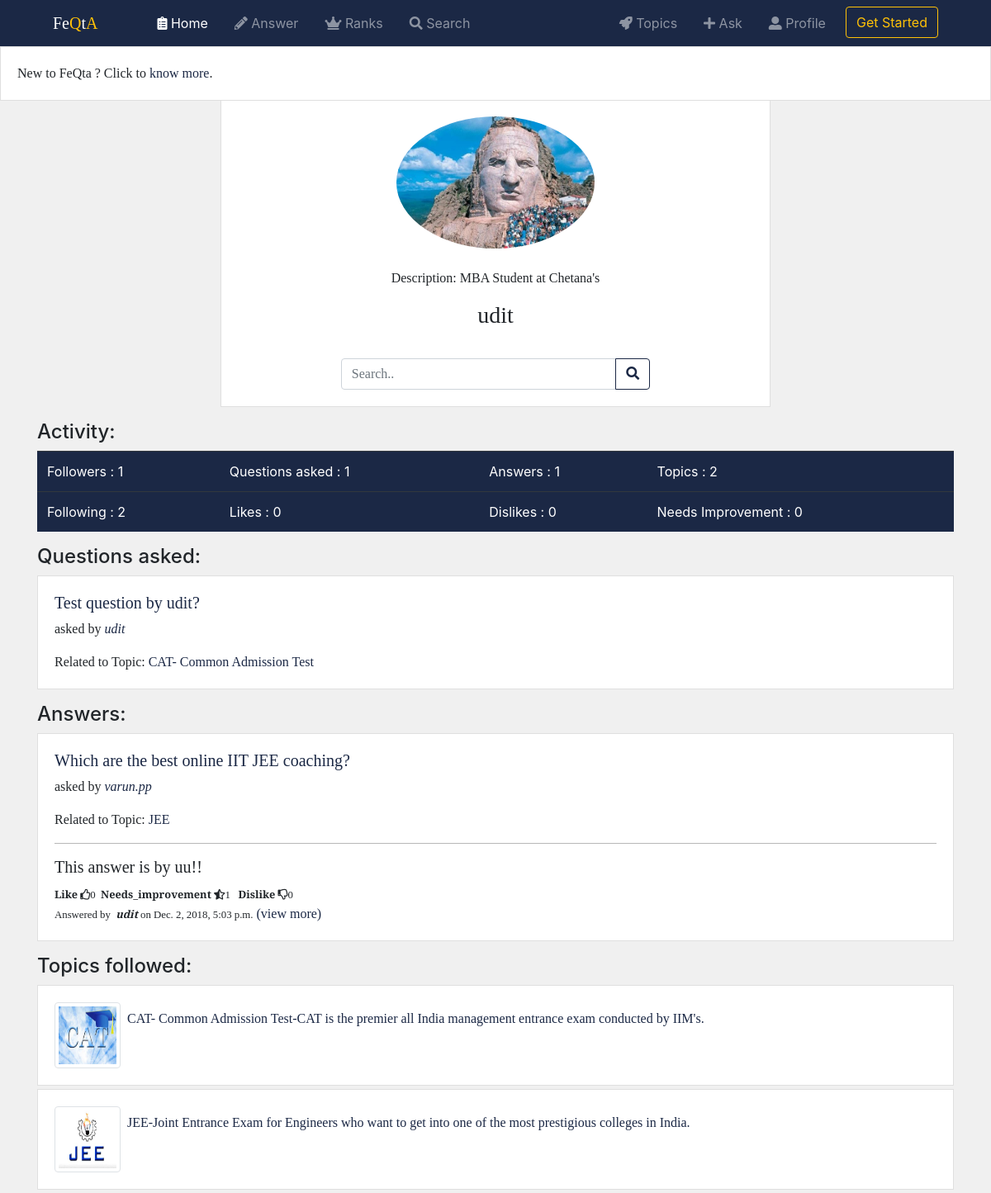
Screenshot of /FeQta/profile/udit/ with the database file from the repository.
### FeQta/models.py (models this page shows, shortened)
class Profile(models.Model):
    user = models.OneToOneField(User, on_delete=models.CASCADE)  # user.profile
    followers = models.ManyToManyField(User, related_name='is_following', blank=True)
    timestamp = models.DateTimeField(auto_now_add=True)
    updated = models.DateTimeField(auto_now=True)
    desc = models.TextField(max_length=200, blank=True, null=True)
    pic = models.FileField(null=True, blank=True)
    score = models.IntegerField(default=0, blank=True, null=True)
    objects = ProfileManager()
    class Meta:
        ordering = ['-score']
    def get_absolute_url(self):
        return reverse('FeQta:profile_detail', kwargs={'username': self.user.username})

class Question(models.Model):
    owner = models.ForeignKey(User, on_delete=models.CASCADE)
    topic = models.ForeignKey(Topic, on_delete=models.CASCADE)
    question = models.TextField()
    desc = models.TextField(null=True, blank=True)
    slug = models.SlugField(null=True, blank=True)
    followers = models.ManyToManyField(User, related_name='question_followed_by', blank=True)
    objects = QuestionManager()
    timestamp = models.DateTimeField(auto_now_add=True)
    updated = models.DateTimeField(auto_now=True)
    class Meta:
        ordering = ['-updated', '-timestamp']
    def get_absolute_url(self):
        return reverse('FeQta:question_detail', kwargs={'slug': self.slug})

class Topic(models.Model):
    name = models.CharField(max_length=100)
    desc = models.CharField(max_length=300, blank=True)
    followers = models.ManyToManyField(User, related_name='topics_followed', blank=True)
    topic_logo = models.FileField()
    slug = models.SlugField(null=True, blank=True)
    objects = TopicManager()
    def __str__(self):
        return self.name + '-' + self.desc
    def get_absolute_url(self):
        return reverse('FeQta:topic_detail', kwargs={'slug': self.slug})

class Answer(models.Model):
    owner = models.ForeignKey(User, on_delete=models.CASCADE)
    question = models.ForeignKey(Question, on_delete=models.CASCADE)
    answer = models.TextField(max_length=20000)
    likes = models.ManyToManyField(User, related_name='answers_liked', blank=True)
    needs_improvement = models.ManyToManyField(User, related_name='answers_needimp', blank=True)
    dislikes = models.ManyToManyField(User, related_name='answers_disliked', blank=True)
    timestamp = models.DateTimeField(auto_now_add=True)
    updated = models.DateTimeField(auto_now=True)
    slug = models.SlugField(null=True, blank=True)
    objects = AnswerManager()
    class Meta:
        ordering = ['-updated', '-timestamp']
    def get_absolute_url(self):
        return reverse('FeQta:answer_detail', kwargs={'slug': self.slug})

### FeQta/views.py (the view)
# urls.py: path('profile/<username>/', views.ProfileDetailView.as_view(), name="profile_detail"),
class ProfileDetailView(DetailView):
    template_name = 'FeQta/profile_detail.html'
    def get_object(self):
        username = self.kwargs.get('username')
        if username is None:
            raise 404
        return get_object_or_404(Profile, user__username__iexact=username)
    def get_context_data(self, *args, **kwargs):
        context = super(ProfileDetailView, self).get_context_data(*args, **kwargs)
        user = self.object.user
        print(user)
        print(self.request.user)
        if self.request.user.is_authenticated:
            if user.is_authenticated:
                is_following = False
            if user.profile in self.request.user.is_following.all():
                is_following = True
            context['is_following'] = is_following
        query = self.request.GET.get('q')
        qs = Question.objects.filter(owner=user)  # user.question_set.all().count()
        qs2 = Answer.objects.filter(owner=user)  # user.answer_set.all().count()
        qs3 = user.topics_followed.all()  # Topic.objects.filter(followers=user)
        context['count'] = user.profile.followers.all().count()
        context['count0'] = user.is_following.all().count()
        context['count1'] = qs.count()
        context['count2'] = qs2.count()
        context['count3'] = qs3.count()
        context['count4'] = user.answers_liked.all().count()
        context['count5'] = user.answers_needimp.all().count()
        context['count6'] = user.answers_disliked.all().count()
        if query:
            qs = qs.search(query)  # only owner=user questions
            qs3 = qs3.search(query)
            qs2 = qs2.search(query)
        if qs:
            context['questions'] = qs
        if qs2:
            context['answers'] = qs2
        if qs3:
            context['topics'] = qs3
        return context

### FeQta/models.py (called while the page is built)
    def get_queryset(self):
        return TopicQuerySet(self.model, using=self._db)

    def get_queryset(self):
        return QuestionQuerySet(self.model, using=self._db)

    def get_queryset(self):
        return AnswerQuerySet(self.model, using=self._db)

### FeQta/templates/FeQta/profile_detail.html (shortened to what this page needs)
{% extends "base.html" %}
{% block body %}
    <div class="card text-center " style="width: 60%;margin-left:20%; ">
        <div class="card-body">
            <span class="parent">
            {% if profile.pic %}
            <img class="card-img-top img-fluid" src="{{ profile.pic.url }}"
                   /><br/><br/>
            {%else%}
            <img class="card-img-top img-fluid" src="/media/default_img.png"
                   /><br/><br/>
            {% endif %}
            </span>
            {% if profile.desc %}
            <p class="card-text">Description: {{ profile.desc }}</p>
            {% else %}
            <p>Description: -</p>
            {% endif %}
            <h3 class="card-title">{{profile.user.username }}</h3><br/>
            <form class="form" method="get" action=".">
                <div class="input-group" style="width: 60%;margin-left:20%">
                 <input type="search" class="form-control" placeholder="Search.."
                   aria-label="search" aria-describedby="button"  name="q">
                <div class="input-group-append">
                    <button type="submit" class="btn btn-outline-secondary follow-btn" id="button" value="request.GET.q"><i class="fas fa-search"></i></button>
                </div>
                </div>
            </form>
        </div>
    </div>
    <div class="mt-3">
        <h4>Activity:</h4>
                <table class="table  table-dark mb-1">
                    <tr>
                        <td scope="row">Followers : {{ count }}</td>
                        <td >Questions asked : {{ count1 }}</td>
                        <td >Answers : {{ count2 }}</td>
                        <td >Topics : {{ count3 }}</td>
                     </tr>
                    <tr>
                        <td scope="row">Following : {{ count0 }}</td>
                        <td >Likes : {{ count4 }}</td>
                        <td >Dislikes : {{ count6 }}</td>
                        <td >Needs Improvement : {{ count5 }}</td>
                     </tr>
                </table>
    </div>
    <div class="mt-3">
        <h4>Questions asked:</h4>
        {% if questions %}
            {% for ques in questions %}
                {% include 'FeQta/snippets/question_card.html'%}
            {% endfor %}
        {% else %}
            <p class='lead'>No Questions Found</p>
        {% endif %}
    </div>
    <div class="mt-3">
        <h4>Answers:</h4>
        {% if answers %}
        {% for ans in answers %}
            <div class="card mb-1">
                    <div class="card-body">
                        <h5><a href="{{ans.question.get_absolute_url}}">{{ ans.question.question }}</a></h5>
                        <p class="card-text">asked by <i><a href="{{ans.question.owner.profile.get_absolute_url}}">
                            {{ ans.question.owner.username }}</a></i></p>
                        <p class="card-text">Related to Topic: <a href="{{ans.question.topic.get_absolute_url}}">
                            {{ans.question.topic.name}}</a> </p>
                        <hr style="background-color: #ccc">
                        {% include 'FeQta/snippets/answer_card.html'%}
                    </div>
            </div>
        {% endfor %}
        {% else %}
            <p class='lead'>No Answers Found</p>
        {% endif %}
    </div>
    <div class="mt-3">
        <h4>Topics followed:</h4>
        {% if topics %}
            {% for topic in topics %}
                {% include 'FeQta/snippets/topic_card.html'%}
            {% endfor %}
        {% else %}
            <p class='lead'>No Topics Found</p>
        {% endif %}
    </div>
{% endblock %}

### FeQta/templates/FeQta/snippets/question_card.html (shortened to what this page needs)
<div class="card mb-1">
    <div class="card-body">
        <h5><a href="{{ques.get_absolute_url}}">{{ ques.question }}</a></h5>
        <p class="card-text">asked by <i><a href="{{ques.owner.profile.get_absolute_url}}">{{ ques.owner.username }}
            </a></i></p>
        <p class="card-text">Related to Topic: <a href="{{ques.topic.get_absolute_url}}">{{ques.topic.name}}</a> </p>
    </div>
</div>

### FeQta/templates/FeQta/snippets/answer_card.html
<h5 class="card-text" style="height:25px;overflow: hidden">{{ ans.answer }}</h5>
<small><b>Like</b>&nbsp;<i class="far fa-thumbs-up"></i>{{ ans.likes.count }}&nbsp;&nbsp;<b>Needs_improvement</b>&nbsp;<i class="fas fa-star-half-alt"></i>{{ans.needs_improvement.count}}&nbsp;&nbsp;
    <b>Dislike</b>&nbsp;<i class="far fa-thumbs-down"></i>{{ans.dislikes.count}}</small><br/>
<small>Answered by &nbsp;<i><b>{{ans.owner}}</b></i>&nbsp;on
{{ans.timestamp}}</small>
<a href="{{ans.get_absolute_url}}">(view more)</a>

### FeQta/templates/FeQta/snippets/topic_card.html
<div class="card mb-1">
    <div class="card-body">
        <p class="card-title"><img src="{{ topic.topic_logo.url }}"
              class="rounded float-left mr-2 img-thumbnail img-fluid" style="width:5em;height:5em">
            <a class="nav-link" style="color:#1b2845;"
              href="{{ topic.get_absolute_url }}">{{ topic }}</a></p>
    </div>
</div>

### templates/snippets/css.html (style rules this page uses)
body { background: #f0f0f0; }
a { color: #1b2845; }
.card { border-radius: 0; font-family: 'Merriweather', serif; }
.follow-btn { color: #1b2845; border-color: #1b2845; }

### FeQta/templates/FeQta/profile_detail.html (style rules this page uses)
.table-dark { background-color: #1b2845; }
.img-fluid { max-width:15em; max-height: 15em; height: auto; border-radius: 100%; transition: .5s ease; backface-visibility: hidden; }

### rows the page displays
Profile: pic (picture), desc "MBA Student at Chetana's", user.username "udit"
Question: question "Test question by udit?", owner.username "udit", topic.name "CAT- Common Admission Test"
Answer: question.question "Which are the best online IIT JEE coaching?", question.owner.username "varun.pp", question.topic.name "JEE", answer "This answer is by uu!!", likes.count "0", needs_improvement.count "1", dislikes.count "0", owner "udit", timestamp "Dec. 2, 2018, 5:03 p.m."
Topic: topic_logo (picture), name+desc "CAT- Common Admission Test-CAT is the premier all India management entrance exam conducted by IIM's."
Topic: topic_logo (picture), name+desc "JEE-Joint Entrance Exam for Engineers who want to get into one of the most prestigious colleges in India."

### other values shown
{{ count }} "1"
{{ count1 }} "1"
{{ count2 }} "1"
{{ count3 }} "2"
{{ count0 }} "2"
{{ count4 }} "0"
{{ count6 }} "0"
{{ count5 }} "0"
